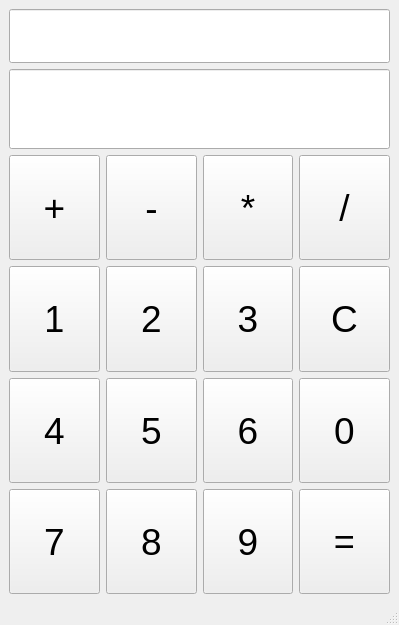
<?xml version="1.0" encoding="UTF-8"?>
<ui version="4.0">
 <class>Calculator</class>
 <widget class="QMainWindow" name="Calculator">
  <property name="geometry">
   <rect>
    <x>0</x>
    <y>0</y>
    <width>399</width>
    <height>625</height>
   </rect>
  </property>
  <property name="windowTitle">
   <string>MainWindow</string>
  </property>
  <widget class="QWidget" name="centralwidget">
   <layout class="QGridLayout" name="gridLayout_2">
    <item row="1" column="0">
     <widget class="QLineEdit" name="lineEdit">
      <property name="sizePolicy">
       <sizepolicy hsizetype="Expanding" vsizetype="Expanding">
        <horstretch>0</horstretch>
        <verstretch>0</verstretch>
       </sizepolicy>
      </property>
      <property name="maximumSize">
       <size>
        <width>16777215</width>
        <height>80</height>
       </size>
      </property>
      <property name="font">
       <font>
        <pointsize>28</pointsize>
       </font>
      </property>
      <property name="text">
       <string/>
      </property>
      <property name="alignment">
       <set>Qt::AlignRight|Qt::AlignTrailing|Qt::AlignVCenter</set>
      </property>
     </widget>
    </item>
    <item row="2" column="0">
     <layout class="QVBoxLayout" name="verticalLayout">
      <item>
       <layout class="QGridLayout" name="gridLayout">
        <item row="1" column="1">
         <widget class="QPushButton" name="Button2">
          <property name="sizePolicy">
           <sizepolicy hsizetype="Minimum" vsizetype="Expanding">
            <horstretch>0</horstretch>
            <verstretch>0</verstretch>
           </sizepolicy>
          </property>
          <property name="font">
           <font>
            <pointsize>28</pointsize>
           </font>
          </property>
          <property name="text">
           <string>2</string>
          </property>
         </widget>
        </item>
        <item row="1" column="2">
         <widget class="QPushButton" name="Button3">
          <property name="sizePolicy">
           <sizepolicy hsizetype="Minimum" vsizetype="Expanding">
            <horstretch>0</horstretch>
            <verstretch>0</verstretch>
           </sizepolicy>
          </property>
          <property name="font">
           <font>
            <pointsize>28</pointsize>
           </font>
          </property>
          <property name="text">
           <string>3</string>
          </property>
         </widget>
        </item>
        <item row="1" column="0">
         <widget class="QPushButton" name="Button1">
          <property name="sizePolicy">
           <sizepolicy hsizetype="Minimum" vsizetype="Expanding">
            <horstretch>0</horstretch>
            <verstretch>0</verstretch>
           </sizepolicy>
          </property>
          <property name="font">
           <font>
            <pointsize>27</pointsize>
           </font>
          </property>
          <property name="text">
           <string>1</string>
          </property>
         </widget>
        </item>
        <item row="0" column="0">
         <widget class="QPushButton" name="plus">
          <property name="sizePolicy">
           <sizepolicy hsizetype="Minimum" vsizetype="Expanding">
            <horstretch>0</horstretch>
            <verstretch>0</verstretch>
           </sizepolicy>
          </property>
          <property name="font">
           <font>
            <pointsize>28</pointsize>
           </font>
          </property>
          <property name="text">
           <string>+</string>
          </property>
         </widget>
        </item>
        <item row="0" column="1">
         <widget class="QPushButton" name="minus">
          <property name="sizePolicy">
           <sizepolicy hsizetype="Minimum" vsizetype="Expanding">
            <horstretch>0</horstretch>
            <verstretch>0</verstretch>
           </sizepolicy>
          </property>
          <property name="font">
           <font>
            <pointsize>28</pointsize>
           </font>
          </property>
          <property name="text">
           <string>-</string>
          </property>
         </widget>
        </item>
        <item row="0" column="2">
         <widget class="QPushButton" name="mult">
          <property name="sizePolicy">
           <sizepolicy hsizetype="Minimum" vsizetype="Expanding">
            <horstretch>0</horstretch>
            <verstretch>0</verstretch>
           </sizepolicy>
          </property>
          <property name="font">
           <font>
            <pointsize>28</pointsize>
           </font>
          </property>
          <property name="text">
           <string>*</string>
          </property>
         </widget>
        </item>
        <item row="0" column="3">
         <widget class="QPushButton" name="div">
          <property name="sizePolicy">
           <sizepolicy hsizetype="Minimum" vsizetype="Expanding">
            <horstretch>0</horstretch>
            <verstretch>0</verstretch>
           </sizepolicy>
          </property>
          <property name="font">
           <font>
            <pointsize>28</pointsize>
           </font>
          </property>
          <property name="text">
           <string>/</string>
          </property>
         </widget>
        </item>
        <item row="3" column="2">
         <widget class="QPushButton" name="Button9">
          <property name="sizePolicy">
           <sizepolicy hsizetype="Minimum" vsizetype="Expanding">
            <horstretch>0</horstretch>
            <verstretch>0</verstretch>
           </sizepolicy>
          </property>
          <property name="font">
           <font>
            <pointsize>28</pointsize>
           </font>
          </property>
          <property name="text">
           <string>9</string>
          </property>
         </widget>
        </item>
        <item row="2" column="0">
         <widget class="QPushButton" name="Button4">
          <property name="sizePolicy">
           <sizepolicy hsizetype="Minimum" vsizetype="Expanding">
            <horstretch>0</horstretch>
            <verstretch>0</verstretch>
           </sizepolicy>
          </property>
          <property name="font">
           <font>
            <pointsize>28</pointsize>
           </font>
          </property>
          <property name="text">
           <string>4</string>
          </property>
         </widget>
        </item>
        <item row="2" column="1">
         <widget class="QPushButton" name="Button5">
          <property name="sizePolicy">
           <sizepolicy hsizetype="Minimum" vsizetype="Expanding">
            <horstretch>0</horstretch>
            <verstretch>0</verstretch>
           </sizepolicy>
          </property>
          <property name="font">
           <font>
            <pointsize>28</pointsize>
           </font>
          </property>
          <property name="text">
           <string>5</string>
          </property>
         </widget>
        </item>
        <item row="2" column="2">
         <widget class="QPushButton" name="Button6">
          <property name="sizePolicy">
           <sizepolicy hsizetype="Minimum" vsizetype="Expanding">
            <horstretch>0</horstretch>
            <verstretch>0</verstretch>
           </sizepolicy>
          </property>
          <property name="font">
           <font>
            <pointsize>28</pointsize>
           </font>
          </property>
          <property name="text">
           <string>6</string>
          </property>
         </widget>
        </item>
        <item row="3" column="0">
         <widget class="QPushButton" name="Button7">
          <property name="sizePolicy">
           <sizepolicy hsizetype="Minimum" vsizetype="Expanding">
            <horstretch>0</horstretch>
            <verstretch>0</verstretch>
           </sizepolicy>
          </property>
          <property name="font">
           <font>
            <pointsize>28</pointsize>
           </font>
          </property>
          <property name="text">
           <string>7</string>
          </property>
         </widget>
        </item>
        <item row="3" column="1">
         <widget class="QPushButton" name="Button8">
          <property name="sizePolicy">
           <sizepolicy hsizetype="Minimum" vsizetype="Expanding">
            <horstretch>0</horstretch>
            <verstretch>0</verstretch>
           </sizepolicy>
          </property>
          <property name="font">
           <font>
            <pointsize>28</pointsize>
           </font>
          </property>
          <property name="text">
           <string>8</string>
          </property>
         </widget>
        </item>
        <item row="3" column="3">
         <widget class="QPushButton" name="equal">
          <property name="sizePolicy">
           <sizepolicy hsizetype="Minimum" vsizetype="Expanding">
            <horstretch>0</horstretch>
            <verstretch>0</verstretch>
           </sizepolicy>
          </property>
          <property name="font">
           <font>
            <pointsize>27</pointsize>
           </font>
          </property>
          <property name="text">
           <string>=</string>
          </property>
         </widget>
        </item>
        <item row="2" column="3">
         <widget class="QPushButton" name="Button0">
          <property name="sizePolicy">
           <sizepolicy hsizetype="Minimum" vsizetype="Expanding">
            <horstretch>0</horstretch>
            <verstretch>0</verstretch>
           </sizepolicy>
          </property>
          <property name="font">
           <font>
            <pointsize>28</pointsize>
           </font>
          </property>
          <property name="text">
           <string>0</string>
          </property>
         </widget>
        </item>
        <item row="1" column="3">
         <widget class="QPushButton" name="clear">
          <property name="sizePolicy">
           <sizepolicy hsizetype="Minimum" vsizetype="Expanding">
            <horstretch>0</horstretch>
            <verstretch>0</verstretch>
           </sizepolicy>
          </property>
          <property name="font">
           <font>
            <pointsize>28</pointsize>
           </font>
          </property>
          <property name="text">
           <string>C</string>
          </property>
         </widget>
        </item>
       </layout>
      </item>
     </layout>
    </item>
    <item row="0" column="0">
     <widget class="QLineEdit" name="upLine">
      <property name="font">
       <font>
        <pointsize>30</pointsize>
       </font>
      </property>
     </widget>
    </item>
   </layout>
  </widget>
  <widget class="QMenuBar" name="menubar">
   <property name="geometry">
    <rect>
     <x>0</x>
     <y>0</y>
     <width>399</width>
     <height>24</height>
    </rect>
   </property>
  </widget>
  <widget class="QStatusBar" name="statusbar"/>
 </widget>
 <resources/>
 <connections>
  <connection>
   <sender>Button1</sender>
   <signal>clicked()</signal>
   <receiver>Calculator</receiver>
   <slot>add1()</slot>
   <hints>
    <hint type="sourcelabel">
     <x>52</x>
     <y>286</y>
    </hint>
    <hint type="destinationlabel">
     <x>8</x>
     <y>279</y>
    </hint>
   </hints>
  </connection>
  <connection>
   <sender>Button2</sender>
   <signal>clicked()</signal>
   <receiver>Calculator</receiver>
   <slot>add2()</slot>
   <hints>
    <hint type="sourcelabel">
     <x>133</x>
     <y>266</y>
    </hint>
    <hint type="destinationlabel">
     <x>105</x>
     <y>228</y>
    </hint>
   </hints>
  </connection>
  <connection>
   <sender>Button3</sender>
   <signal>clicked()</signal>
   <receiver>Calculator</receiver>
   <slot>add3()</slot>
   <hints>
    <hint type="sourcelabel">
     <x>255</x>
     <y>310</y>
    </hint>
    <hint type="destinationlabel">
     <x>200</x>
     <y>226</y>
    </hint>
   </hints>
  </connection>
  <connection>
   <sender>Button4</sender>
   <signal>clicked()</signal>
   <receiver>Calculator</receiver>
   <slot>add4()</slot>
   <hints>
    <hint type="sourcelabel">
     <x>41</x>
     <y>386</y>
    </hint>
    <hint type="destinationlabel">
     <x>7</x>
     <y>368</y>
    </hint>
   </hints>
  </connection>
  <connection>
   <sender>Button5</sender>
   <signal>clicked()</signal>
   <receiver>Calculator</receiver>
   <slot>add5()</slot>
   <hints>
    <hint type="sourcelabel">
     <x>178</x>
     <y>390</y>
    </hint>
    <hint type="destinationlabel">
     <x>8</x>
     <y>404</y>
    </hint>
   </hints>
  </connection>
  <connection>
   <sender>Button6</sender>
   <signal>clicked()</signal>
   <receiver>Calculator</receiver>
   <slot>add6()</slot>
   <hints>
    <hint type="sourcelabel">
     <x>253</x>
     <y>400</y>
    </hint>
    <hint type="destinationlabel">
     <x>6</x>
     <y>468</y>
    </hint>
   </hints>
  </connection>
  <connection>
   <sender>Button7</sender>
   <signal>clicked()</signal>
   <receiver>Calculator</receiver>
   <slot>add7()</slot>
   <hints>
    <hint type="sourcelabel">
     <x>67</x>
     <y>497</y>
    </hint>
    <hint type="destinationlabel">
     <x>6</x>
     <y>513</y>
    </hint>
   </hints>
  </connection>
  <connection>
   <sender>Button8</sender>
   <signal>clicked()</signal>
   <receiver>Calculator</receiver>
   <slot>add8()</slot>
   <hints>
    <hint type="sourcelabel">
     <x>177</x>
     <y>507</y>
    </hint>
    <hint type="destinationlabel">
     <x>105</x>
     <y>522</y>
    </hint>
   </hints>
  </connection>
  <connection>
   <sender>Button9</sender>
   <signal>clicked()</signal>
   <receiver>Calculator</receiver>
   <slot>add9()</slot>
   <hints>
    <hint type="sourcelabel">
     <x>254</x>
     <y>499</y>
    </hint>
    <hint type="destinationlabel">
     <x>6</x>
     <y>552</y>
    </hint>
   </hints>
  </connection>
  <connection>
   <sender>Button0</sender>
   <signal>clicked()</signal>
   <receiver>Calculator</receiver>
   <slot>add0()</slot>
   <hints>
    <hint type="sourcelabel">
     <x>331</x>
     <y>416</y>
    </hint>
    <hint type="destinationlabel">
     <x>394</x>
     <y>391</y>
    </hint>
   </hints>
  </connection>
  <connection>
   <sender>plus</sender>
   <signal>clicked()</signal>
   <receiver>Calculator</receiver>
   <slot>plus()</slot>
   <hints>
    <hint type="sourcelabel">
     <x>40</x>
     <y>178</y>
    </hint>
    <hint type="destinationlabel">
     <x>8</x>
     <y>177</y>
    </hint>
   </hints>
  </connection>
  <connection>
   <sender>minus</sender>
   <signal>clicked()</signal>
   <receiver>Calculator</receiver>
   <slot>minus()</slot>
   <hints>
    <hint type="sourcelabel">
     <x>146</x>
     <y>181</y>
    </hint>
    <hint type="destinationlabel">
     <x>108</x>
     <y>123</y>
    </hint>
   </hints>
  </connection>
  <connection>
   <sender>mult</sender>
   <signal>clicked()</signal>
   <receiver>Calculator</receiver>
   <slot>mult()</slot>
   <hints>
    <hint type="sourcelabel">
     <x>268</x>
     <y>194</y>
    </hint>
    <hint type="destinationlabel">
     <x>200</x>
     <y>123</y>
    </hint>
   </hints>
  </connection>
  <connection>
   <sender>div</sender>
   <signal>clicked()</signal>
   <receiver>Calculator</receiver>
   <slot>div()</slot>
   <hints>
    <hint type="sourcelabel">
     <x>339</x>
     <y>180</y>
    </hint>
    <hint type="destinationlabel">
     <x>291</x>
     <y>120</y>
    </hint>
   </hints>
  </connection>
  <connection>
   <sender>clear</sender>
   <signal>clicked()</signal>
   <receiver>Calculator</receiver>
   <slot>clear()</slot>
   <hints>
    <hint type="sourcelabel">
     <x>334</x>
     <y>276</y>
    </hint>
    <hint type="destinationlabel">
     <x>394</x>
     <y>277</y>
    </hint>
   </hints>
  </connection>
  <connection>
   <sender>equal</sender>
   <signal>clicked()</signal>
   <receiver>Calculator</receiver>
   <slot>equal()</slot>
   <hints>
    <hint type="sourcelabel">
     <x>337</x>
     <y>519</y>
    </hint>
    <hint type="destinationlabel">
     <x>392</x>
     <y>518</y>
    </hint>
   </hints>
  </connection>
 </connections>
 <slots>
  <slot>add1()</slot>
  <slot>add2()</slot>
  <slot>add3()</slot>
  <slot>add4()</slot>
  <slot>add5()</slot>
  <slot>add6()</slot>
  <slot>add7()</slot>
  <slot>add8()</slot>
  <slot>add9()</slot>
  <slot>add0()</slot>
  <slot>plus()</slot>
  <slot>minus()</slot>
  <slot>mult()</slot>
  <slot>div()</slot>
  <slot>clear()</slot>
  <slot>equal()</slot>
 </slots>
</ui>
